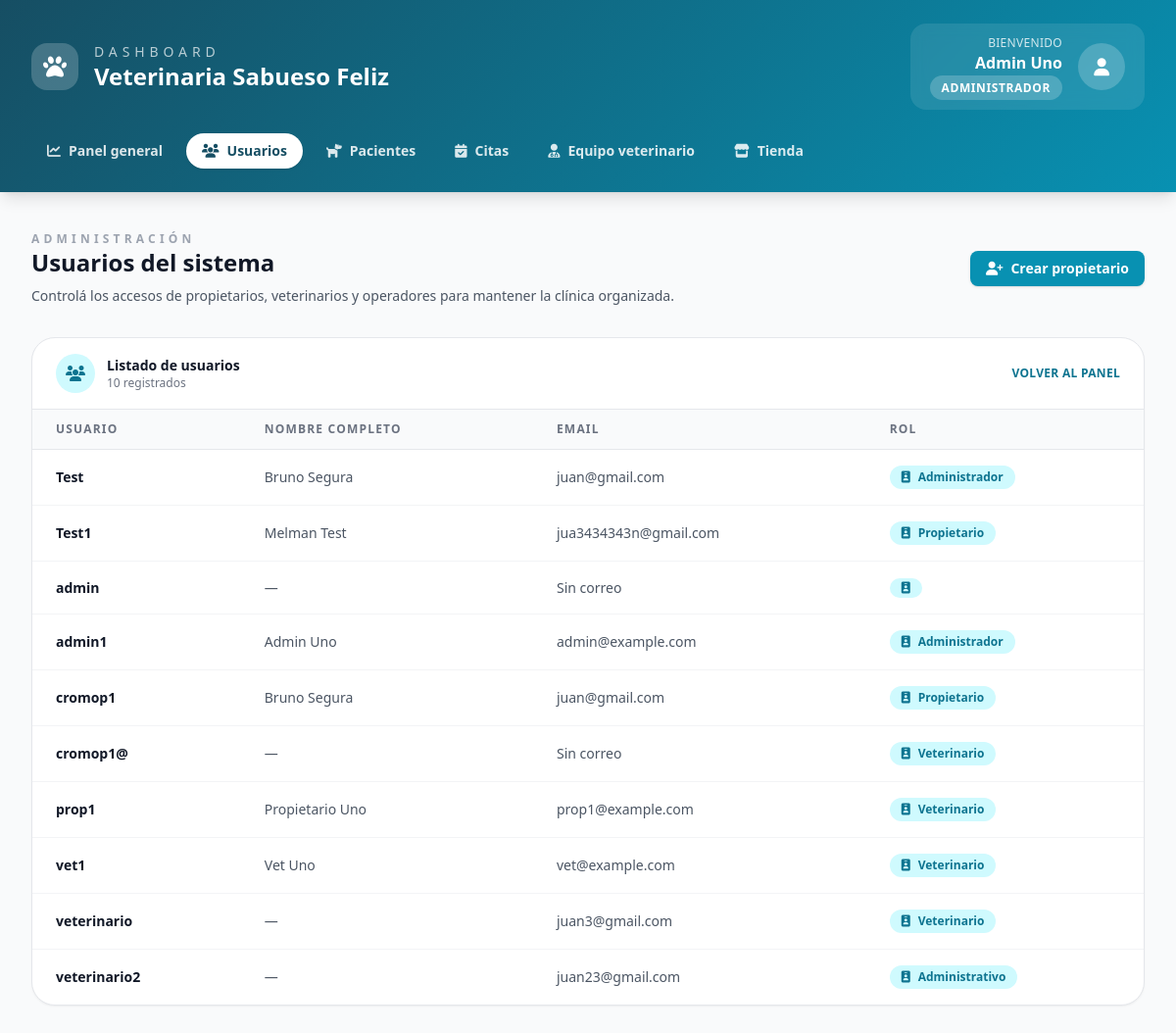
The page /usuarios/ (signed in) on the database its author committed.
### Core/models.py (models this page shows, shortened)
class User(AbstractUser):
    ROLES = (
        ("ADMIN", "Administrador"),
        ("VET", "Veterinario"),
        ("ADMIN_OP", "Administrativo"),
        ("OWNER", "Propietario"),
    )
    rol = models.CharField(max_length=20, choices=ROLES)
    telefono = models.CharField(max_length=20, blank=True)
    direccion = models.CharField(max_length=200, blank=True)
    activo = models.BooleanField(default=True)
    avatar = models.ImageField(upload_to="avatars/", blank=True, null=True)
    especialidad = models.CharField(max_length=100, blank=True)  # para veterinarios

### Core/views.py (the view)
# urls.py: path('usuarios/', views.listar_usuarios, name='listar_usuarios'),
@login_required
def listar_usuarios(request):
    if request.user.rol != "ADMIN":
        messages.error(request, "No tienes permiso para ver esta página.")
        return redirect("dashboard")
    usuarios = User.objects.all().order_by("username")
    return render(request, "core/usuarios.html", {"usuarios": usuarios})

### Core/templates/core/usuarios.html (shortened to what this page needs)
{% extends "core/dashboard.html" %}
{% block content %}
<div class="space-y-8">
    <div class="flex flex-wrap items-center justify-between gap-4">
        <div>
            <p class="text-xs font-semibold uppercase tracking-[0.35em] text-gray-400">Administración</p>
            <h2 class="text-2xl font-bold text-gray-900">Usuarios del sistema</h2>
            <p class="mt-2 max-w-2xl text-sm text-gray-600">
                Controlá los accesos de propietarios, veterinarios y operadores para mantener la clínica organizada.
            </p>
        </div>
        <a href="{% url 'crear_propietario_admin' %}" class="inline-flex items-center gap-2 rounded-lg bg-cyan-600 px-4 py-2 text-sm font-semibold text-white shadow hover:bg-cyan-700">
            <i class="fas fa-user-plus"></i>
            Crear propietario
        </a>
    </div>
    <div class="overflow-hidden rounded-3xl border border-gray-200 bg-white shadow-sm">
        <div class="flex items-center justify-between border-b border-gray-200 px-6 py-4">
            <div class="flex items-center gap-3">
                <div class="flex h-10 w-10 items-center justify-center rounded-full bg-cyan-100 text-cyan-700">
                    <i class="fas fa-users"></i>
                </div>
                <div>
                    <p class="text-sm font-semibold text-gray-900">Listado de usuarios</p>
                    <p class="text-xs text-gray-500">{{ usuarios|length }} registrados</p>
                </div>
            </div>
            <a href="{% url 'dashboard' %}" class="text-xs font-semibold uppercase tracking-wide text-cyan-700 hover:text-cyan-900">
                Volver al panel
            </a>
        </div>
        <div class="overflow-x-auto">
            <table class="min-w-full divide-y divide-gray-200 text-sm">
                <thead class="bg-gray-50">
                    <tr>
                        <th scope="col" class="px-6 py-3 text-left text-xs font-semibold uppercase tracking-widest text-gray-500">Usuario</th>
                        <th scope="col" class="px-6 py-3 text-left text-xs font-semibold uppercase tracking-widest text-gray-500">Nombre completo</th>
                        <th scope="col" class="px-6 py-3 text-left text-xs font-semibold uppercase tracking-widest text-gray-500">Email</th>
                        <th scope="col" class="px-6 py-3 text-left text-xs font-semibold uppercase tracking-widest text-gray-500">Rol</th>
                    </tr>
                </thead>
                <tbody class="divide-y divide-gray-100">
                    {% for user in usuarios %}
                        <tr class="hover:bg-cyan-50/40">
                            <td class="whitespace-nowrap px-6 py-4 font-semibold text-gray-900">{{ user.username }}</td>
                            <td class="px-6 py-4 text-gray-600">{{ user.get_full_name|default:"—" }}</td>
                            <td class="px-6 py-4 text-gray-600">{{ user.email|default:"Sin correo" }}</td>
                            <td class="px-6 py-4">
                                <span class="inline-flex items-center gap-2 rounded-full bg-cyan-100 px-3 py-1 text-xs font-semibold text-cyan-700">
                                    <i class="fas fa-id-badge"></i>
                                    {{ user.get_rol_display }}
                                </span>
                            </td>
                        </tr>
                    {% endfor %}
                </tbody>
            </table>
        </div>
    </div>
</div>
{% endblock %}

### Core/templates/core/dashboard.html (shortened to what this page needs)
<!DOCTYPE html>
<html lang="es">
<head>
    <script src="https://cdn.tailwindcss.com"></script>
    <link href="https://cdnjs.cloudflare.com/ajax/libs/font-awesome/6.4.0/css/all.min.css" rel="stylesheet">
</head>
<body class="bg-gray-50 min-h-screen">
    <header class="gradient-bg text-white shadow-lg">
        <div class="max-w-7xl mx-auto px-4 sm:px-6 lg:px-8">
            <div class="flex flex-col gap-6 py-6">
                <div class="flex flex-col gap-4 lg:flex-row lg:items-center lg:justify-between">
                    <div class="flex items-center space-x-4">
                        <div class="flex h-12 w-12 items-center justify-center rounded-2xl bg-white/20">
                            <i class="fas fa-paw text-2xl"></i>
                        </div>
                        <div>
                            <p class="text-sm uppercase tracking-[0.35em] text-white/70">Dashboard</p>
                            <h1 class="text-2xl font-bold leading-tight">Veterinaria Sabueso Feliz</h1>
                        </div>
                    </div>
                    <div class="flex items-center space-x-4 rounded-2xl bg-white/10 px-5 py-3 backdrop-blur">
                        <div class="text-right">
                            <p class="text-xs uppercase tracking-wide text-white/80">Bienvenido</p>
                            <p class="font-semibold">{{ request.user.get_full_name|default:request.user.username }}</p>
                            <span class="status-badge bg-white/20 text-white">{{ request.user.get_rol_display }}</span>
                        </div>
                        <div class="flex h-12 w-12 items-center justify-center rounded-full bg-white/20">
                            <i class="fas fa-user text-lg"></i>
                        </div>
                    </div>
                </div>
                {% with current=request.resolver_match.url_name %}
                    <nav class="flex flex-wrap items-center gap-2">
                        {% if request.user.rol == "ADMIN" %}
                            <a href="{% url 'dashboard' %}"
                               class="rounded-full px-4 py-2 text-sm font-semibold transition-colors {% if current == 'dashboard' %}bg-white text-cyan-900 shadow{% else %}text-white/85 hover:bg-white/10{% endif %}">
                                <i class="fas fa-chart-line mr-2"></i>Panel general
                            </a>
                            <a href="{% url 'listar_usuarios' %}"
                               class="rounded-full px-4 py-2 text-sm font-semibold transition-colors {% if current == 'listar_usuarios' %}bg-white text-cyan-900 shadow{% else %}text-white/85 hover:bg-white/10{% endif %}">
                                <i class="fas fa-users mr-2"></i>Usuarios
                            </a>
                            <a href="{% url 'listar_pacientes' %}"
                               class="rounded-full px-4 py-2 text-sm font-semibold transition-colors {% if current == 'listar_pacientes' %}bg-white text-cyan-900 shadow{% else %}text-white/85 hover:bg-white/10{% endif %}">
                                <i class="fas fa-dog mr-2"></i>Pacientes
                            </a>
                            <a href="{% url 'listar_citas_admin' %}"
                               class="rounded-full px-4 py-2 text-sm font-semibold transition-colors {% if current == 'listar_citas_admin' or current == 'asignar_veterinario_citas' %}bg-white text-cyan-900 shadow{% else %}text-white/85 hover:bg-white/10{% endif %}">
                                <i class="fas fa-calendar-check mr-2"></i>Citas
                            </a>
                            <a href="{% url 'dashboard_veterinarios' %}"
                               class="rounded-full px-4 py-2 text-sm font-semibold transition-colors {% if current == 'dashboard_veterinarios' %}bg-white text-cyan-900 shadow{% else %}text-white/85 hover:bg-white/10{% endif %}">
                                <i class="fas fa-user-md mr-2"></i>Equipo veterinario
                            </a>
                            <a href="{% url 'admin_productos_list' %}"
                               class="rounded-full px-4 py-2 text-sm font-semibold transition-colors {% if current == 'admin_productos_list' %}bg-white text-cyan-900 shadow{% else %}text-white/85 hover:bg-white/10{% endif %}">
                                <i class="fas fa-store mr-2"></i>Tienda
                            </a>
                        {% endif %}
                    </nav>
                {% endwith %}
            </div>
        </div>
    </header>
    <main class="max-w-7xl mx-auto px-4 sm:px-6 lg:px-8 py-10">
        {% block content %}{% endblock %}
    </main>
</body>
</html>

### Core/templates/core/dashboard.html (style rules this page uses)
:root { --primary: #164e63; --primary-light: #0891b2; --secondary: #8b5cf6; --accent: #06b6d4; --success: #10b981; --warning: #f59e0b; --danger: #ef4444; --light: #f8fafc; --muted: #64748b; }
.gradient-bg { background: linear-gradient(135deg, var(--primary) 0%, var(--primary-light) 100%); }
.status-badge { font-size: 0.75rem; padding: 0.25rem 0.75rem; border-radius: 9999px; font-weight: 600; text-transform: uppercase; letter-spacing: 0.05em; }

### rows shown on the page
User: user.get_full_name "Admin Uno", user.rol "ADMINISTRADOR", username "admin1", get_full_name "Admin Uno", email "admin@example.com", rol "Administrador"
User: username "Test", get_full_name "Bruno Segura", email "juan@gmail.com", rol "Administrador"
User: username "Test1", get_full_name "Melman Test", email "jua3434343n@gmail.com", rol "Propietario"
User: username "admin", get_full_name "—", email "Sin correo"
User: username "cromop1", get_full_name "Bruno Segura", email "juan@gmail.com", rol "Propietario"
User: username "cromop1@", get_full_name "—", email "Sin correo", rol "Veterinario"
User: username "prop1", get_full_name "Propietario Uno", email "prop1@example.com", rol "Veterinario"
User: username "vet1", get_full_name "Vet Uno", email "vet@example.com", rol "Veterinario"
User: username "veterinario", get_full_name "—", email "juan3@gmail.com", rol "Veterinario"
User: username "veterinario2", get_full_name "—", email "juan23@gmail.com", rol "Administrativo"

### other values the page prints
{{ usuarios|length }} "10"
